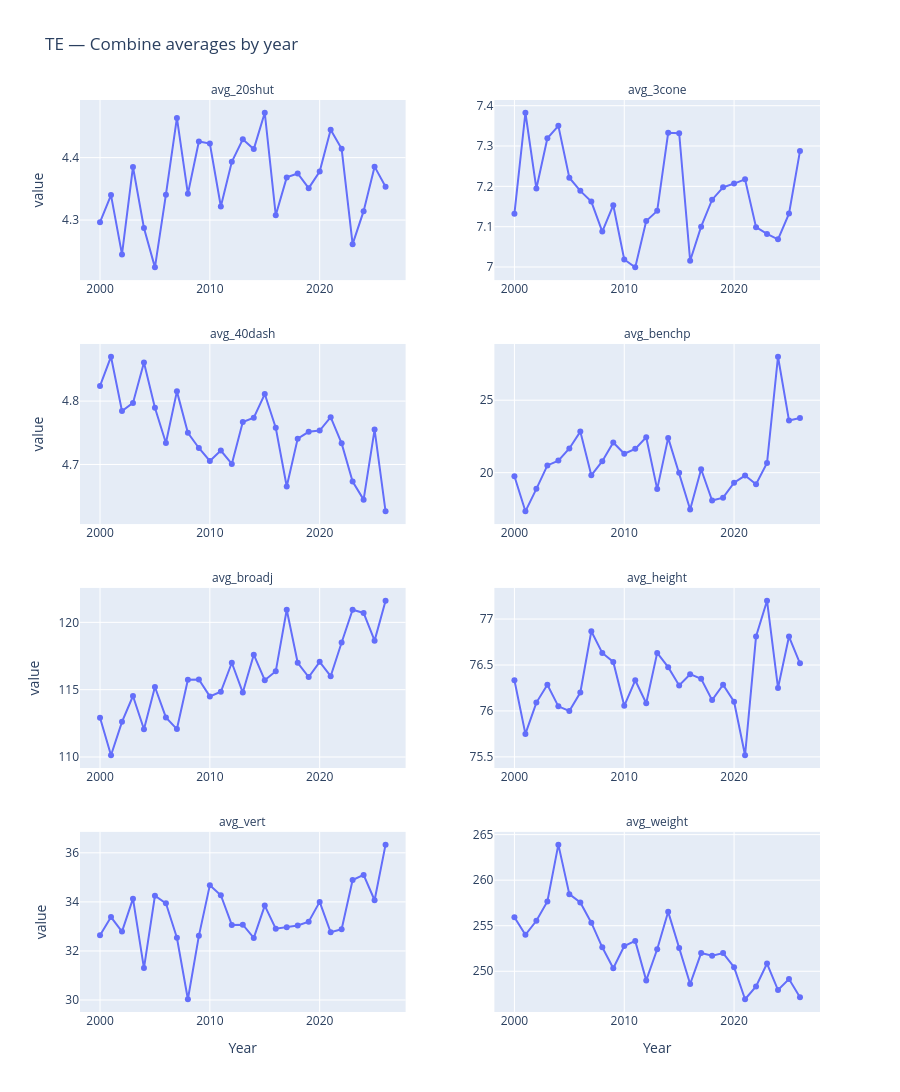

Notebook source saved alongside this figure:
### Code cell
POS = "TE"

fig = px.line(
    long.filter(c.Position == POS).to_pandas(),
    x="Year", y="value",
    facet_col="metric", facet_col_wrap=2,
    markers=True, hover_data=["n"], height=1400,
    facet_col_spacing=0.12, 
    title=f"{POS} — Combine averages by year",
)
fig.update_yaxes(matches=None, showticklabels=True)
fig.for_each_annotation(lambda a: a.update(text=a.text.split("=")[-1]))
fig.update_xaxes(showticklabels=True)

### Figure 1 — Plotly figure (JSON) as saved in the notebook; plotly's stock layout.template omitted (floating-point values rounded to 4 significant figures)
{"data": [{"customdata": [[15], [20], [22], [21], [20], [15], [20], [15], [19], [15], [18], [15], [12], [19], [21], [18], [15], [20], [17], [21], [20], [29], [21], [20], [16], [21], [27]], "hovertemplate": "metric=avg_20shut<br>Year=%{x}<br>value=%{y}<br>n=%{customdata[0]}<extra></extra>", "legendgroup": "", "line": {"color": "#636efa", "dash": "solid"}, "marker": {"symbol": "circle"}, "mode": "lines+markers", "name": "", "orientation": "v", "showlegend": false, "type": "scatter", "x": [2000, 2001, 2002, 2003, 2004, 2005, 2006, 2007, 2008, 2009, 2010, 2011, 2012, 2013, 2014, 2015, 2016, 2017, 2018, 2019, 2020, 2021, 2022, 2023, 2024, 2025, 2026], "xaxis": "x7", "y": [4.297, 4.34, 4.245, 4.385, 4.287, 4.224, 4.341, 4.464, 4.342, 4.426, 4.423, 4.322, 4.393, 4.429, 4.414, 4.472, 4.308, 4.368, 4.375, 4.351, 4.378, 4.444, 4.414, 4.261, 4.314, 4.386, 4.353], "yaxis": "y7"}, {"customdata": [[15], [20], [22], [21], [20], [15], [20], [15], [19], [15], [18], [15], [12], [19], [21], [18], [15], [20], [17], [21], [20], [29], [21], [20], [16], [21], [27]], "hovertemplate": "metric=avg_3cone<br>Year=%{x}<br>value=%{y}<br>n=%{customdata[0]}<extra></extra>", "legendgroup": "", "line": {"color": "#636efa", "dash": "solid"}, "marker": {"symbol": "circle"}, "mode": "lines+markers", "name": "", "orientation": "v", "showlegend": false, "type": "scatter", "x": [2000, 2001, 2002, 2003, 2004, 2005, 2006, 2007, 2008, 2009, 2010, 2011, 2012, 2013, 2014, 2015, 2016, 2017, 2018, 2019, 2020, 2021, 2022, 2023, 2024, 2025, 2026], "xaxis": "x8", "y": [7.132, 7.383, 7.195, 7.319, 7.35, 7.221, 7.189, 7.162, 7.088, 7.153, 7.019, 6.999, 7.114, 7.139, 7.333, 7.332, 7.016, 7.1, 7.167, 7.198, 7.207, 7.217, 7.099, 7.082, 7.069, 7.133, 7.287], "yaxis": "y8"}, {"customdata": [[15], [20], [22], [21], [20], [15], [20], [15], [19], [15], [18], [15], [12], [19], [21], [18], [15], [20], [17], [21], [20], [29], [21], [20], [16], [21], [27]], "hovertemplate": "metric=avg_40dash<br>Year=%{x}<br>value=%{y}<br>n=%{customdata[0]}<extra></extra>", "legendgroup": "", "line": {"color": "#636efa", "dash": "solid"}, "marker": {"symbol": "circle"}, "mode": "lines+markers", "name": "", "orientation": "v", "showlegend": false, "type": "scatter", "x": [2000, 2001, 2002, 2003, 2004, 2005, 2006, 2007, 2008, 2009, 2010, 2011, 2012, 2013, 2014, 2015, 2016, 2017, 2018, 2019, 2020, 2021, 2022, 2023, 2024, 2025, 2026], "xaxis": "x5", "y": [4.824, 4.87, 4.784, 4.797, 4.861, 4.789, 4.734, 4.815, 4.75, 4.726, 4.706, 4.722, 4.701, 4.767, 4.774, 4.811, 4.758, 4.665, 4.741, 4.752, 4.754, 4.775, 4.733, 4.673, 4.645, 4.755, 4.626], "yaxis": "y5"}, {"customdata": [[15], [20], [22], [21], [20], [15], [20], [15], [19], [15], [18], [15], [12], [19], [21], [18], [15], [20], [17], [21], [20], [29], [21], [20], [16], [21], [27]], "hovertemplate": "metric=avg_benchp<br>Year=%{x}<br>value=%{y}<br>n=%{customdata[0]}<extra></extra>", "legendgroup": "", "line": {"color": "#636efa", "dash": "solid"}, "marker": {"symbol": "circle"}, "mode": "lines+markers", "name": "", "orientation": "v", "showlegend": false, "type": "scatter", "x": [2000, 2001, 2002, 2003, 2004, 2005, 2006, 2007, 2008, 2009, 2010, 2011, 2012, 2013, 2014, 2015, 2016, 2017, 2018, 2019, 2020, 2021, 2022, 2023, 2024, 2025, 2026], "xaxis": "x6", "y": [19.75, 17.33, 18.88, 20.5, 20.83, 21.67, 22.83, 19.82, 20.79, 22.08, 21.31, 21.64, 22.44, 18.87, 22.4, 20.0, 17.45, 20.24, 18.08, 18.28, 19.31, 19.8, 19.2, 20.67, 28.0, 23.6, 23.78], "yaxis": "y6"}, {"customdata": [[15], [20], [22], [21], [20], [15], [20], [15], [19], [15], [18], [15], [12], [19], [21], [18], [15], [20], [17], [21], [20], [29], [21], [20], [16], [21], [27]], "hovertemplate": "metric=avg_broadj<br>Year=%{x}<br>value=%{y}<br>n=%{customdata[0]}<extra></extra>", "legendgroup": "", "line": {"color": "#636efa", "dash": "solid"}, "marker": {"symbol": "circle"}, "mode": "lines+markers", "name": "", "orientation": "v", "showlegend": false, "type": "scatter", "x": [2000, 2001, 2002, 2003, 2004, 2005, 2006, 2007, 2008, 2009, 2010, 2011, 2012, 2013, 2014, 2015, 2016, 2017, 2018, 2019, 2020, 2021, 2022, 2023, 2024, 2025, 2026], "xaxis": "x3", "y": [112.9, 110.1, 112.6, 114.5, 112.1, 115.2, 112.9, 112.1, 115.7, 115.8, 114.5, 114.8, 117.0, 114.8, 117.6, 115.7, 116.4, 120.9, 117.0, 115.9, 117.1, 116.0, 118.5, 120.9, 120.7, 118.6, 121.6], "yaxis": "y3"}, {"customdata": [[15], [20], [22], [21], [20], [15], [20], [15], [19], [15], [18], [15], [12], [19], [21], [18], [15], [20], [17], [21], [20], [29], [21], [20], [16], [21], [27]], "hovertemplate": "metric=avg_height<br>Year=%{x}<br>value=%{y}<br>n=%{customdata[0]}<extra></extra>", "legendgroup": "", "line": {"color": "#636efa", "dash": "solid"}, "marker": {"symbol": "circle"}, "mode": "lines+markers", "name": "", "orientation": "v", "showlegend": false, "type": "scatter", "x": [2000, 2001, 2002, 2003, 2004, 2005, 2006, 2007, 2008, 2009, 2010, 2011, 2012, 2013, 2014, 2015, 2016, 2017, 2018, 2019, 2020, 2021, 2022, 2023, 2024, 2025, 2026], "xaxis": "x4", "y": [76.33, 75.75, 76.09, 76.29, 76.05, 76.0, 76.2, 76.87, 76.63, 76.53, 76.06, 76.33, 76.08, 76.63, 76.48, 76.28, 76.4, 76.35, 76.12, 76.29, 76.1, 75.52, 76.81, 77.2, 76.25, 76.81, 76.52], "yaxis": "y4"}, {"customdata": [[15], [20], [22], [21], [20], [15], [20], [15], [19], [15], [18], [15], [12], [19], [21], [18], [15], [20], [17], [21], [20], [29], [21], [20], [16], [21], [27]], "hovertemplate": "metric=avg_vert<br>Year=%{x}<br>value=%{y}<br>n=%{customdata[0]}<extra></extra>", "legendgroup": "", "line": {"color": "#636efa", "dash": "solid"}, "marker": {"symbol": "circle"}, "mode": "lines+markers", "name": "", "orientation": "v", "showlegend": false, "type": "scatter", "x": [2000, 2001, 2002, 2003, 2004, 2005, 2006, 2007, 2008, 2009, 2010, 2011, 2012, 2013, 2014, 2015, 2016, 2017, 2018, 2019, 2020, 2021, 2022, 2023, 2024, 2025, 2026], "xaxis": "x", "y": [32.64, 33.38, 32.79, 34.13, 31.3, 34.25, 33.94, 32.54, 30.03, 32.62, 34.68, 34.27, 33.06, 33.07, 32.53, 33.85, 32.91, 32.97, 33.04, 33.19, 34.0, 32.76, 32.88, 34.89, 35.1, 34.07, 36.33], "yaxis": "y"}, {"customdata": [[15], [20], [22], [21], [20], [15], [20], [15], [19], [15], [18], [15], [12], [19], [21], [18], [15], [20], [17], [21], [20], [29], [21], [20], [16], [21], [27]], "hovertemplate": "metric=avg_weight<br>Year=%{x}<br>value=%{y}<br>n=%{customdata[0]}<extra></extra>", "legendgroup": "", "line": {"color": "#636efa", "dash": "solid"}, "marker": {"symbol": "circle"}, "mode": "lines+markers", "name": "", "orientation": "v", "showlegend": false, "type": "scatter", "x": [2000, 2001, 2002, 2003, 2004, 2005, 2006, 2007, 2008, 2009, 2010, 2011, 2012, 2013, 2014, 2015, 2016, 2017, 2018, 2019, 2020, 2021, 2022, 2023, 2024, 2025, 2026], "xaxis": "x2", "y": [255.9, 254.0, 255.5, 257.7, 263.9, 258.5, 257.6, 255.3, 252.6, 250.3, 252.8, 253.3, 249.0, 252.4, 256.5, 252.6, 248.6, 252.0, 251.7, 252.0, 250.4, 246.9, 248.3, 250.8, 247.9, 249.1, 247.1], "yaxis": "y2"}], "layout": {"annotations": [{"font": {}, "showarrow": false, "text": "avg_vert", "x": 0.22, "xanchor": "center", "xref": "paper", "y": 0.1975, "yanchor": "bottom", "yref": "paper"}, {"font": {}, "showarrow": false, "text": "avg_weight", "x": 0.78, "xanchor": "center", "xref": "paper", "y": 0.1975, "yanchor": "bottom", "yref": "paper"}, {"font": {}, "showarrow": false, "text": "avg_broadj", "x": 0.22, "xanchor": "center", "xref": "paper", "y": 0.465, "yanchor": "bottom", "yref": "paper"}, {"font": {}, "showarrow": false, "text": "avg_height", "x": 0.78, "xanchor": "center", "xref": "paper", "y": 0.465, "yanchor": "bottom", "yref": "paper"}, {"font": {}, "showarrow": false, "text": "avg_40dash", "x": 0.22, "xanchor": "center", "xref": "paper", "y": 0.7325, "yanchor": "bottom", "yref": "paper"}, {"font": {}, "showarrow": false, "text": "avg_benchp", "x": 0.78, "xanchor": "center", "xref": "paper", "y": 0.7325, "yanchor": "bottom", "yref": "paper"}, {"font": {}, "showarrow": false, "text": "avg_20shut", "x": 0.22, "xanchor": "center", "xref": "paper", "y": 1, "yanchor": "bottom", "yref": "paper"}, {"font": {}, "showarrow": false, "text": "avg_3cone", "x": 0.78, "xanchor": "center", "xref": "paper", "y": 1, "yanchor": "bottom", "yref": "paper"}], "height": 1400, "legend": {"tracegroupgap": 0}, "title": {"text": "TE — Combine averages by year"}, "xaxis": {"anchor": "y", "domain": [0, 0.44], "showticklabels": true, "title": {"text": "Year"}}, "xaxis2": {"anchor": "y2", "domain": [0.56, 1], "matches": "x", "showticklabels": true, "title": {"text": "Year"}}, "xaxis3": {"anchor": "y3", "domain": [0, 0.44], "matches": "x", "showticklabels": true}, "xaxis4": {"anchor": "y4", "domain": [0.56, 1], "matches": "x", "showticklabels": true}, "xaxis5": {"anchor": "y5", "domain": [0, 0.44], "matches": "x", "showticklabels": true}, "xaxis6": {"anchor": "y6", "domain": [0.56, 1], "matches": "x", "showticklabels": true}, "xaxis7": {"anchor": "y7", "domain": [0, 0.44], "matches": "x", "showticklabels": true}, "xaxis8": {"anchor": "y8", "domain": [0.56, 1], "matches": "x", "showticklabels": true}, "yaxis": {"anchor": "x", "domain": [0, 0.1975], "showticklabels": true, "title": {"text": "value"}}, "yaxis2": {"anchor": "x2", "domain": [0, 0.1975], "showticklabels": true}, "yaxis3": {"anchor": "x3", "domain": [0.2675, 0.465], "showticklabels": true, "title": {"text": "value"}}, "yaxis4": {"anchor": "x4", "domain": [0.2675, 0.465], "showticklabels": true}, "yaxis5": {"anchor": "x5", "domain": [0.535, 0.7325], "showticklabels": true, "title": {"text": "value"}}, "yaxis6": {"anchor": "x6", "domain": [0.535, 0.7325], "showticklabels": true}, "yaxis7": {"anchor": "x7", "domain": [0.8025, 1], "showticklabels": true, "title": {"text": "value"}}, "yaxis8": {"anchor": "x8", "domain": [0.8025, 1], "showticklabels": true}}}
